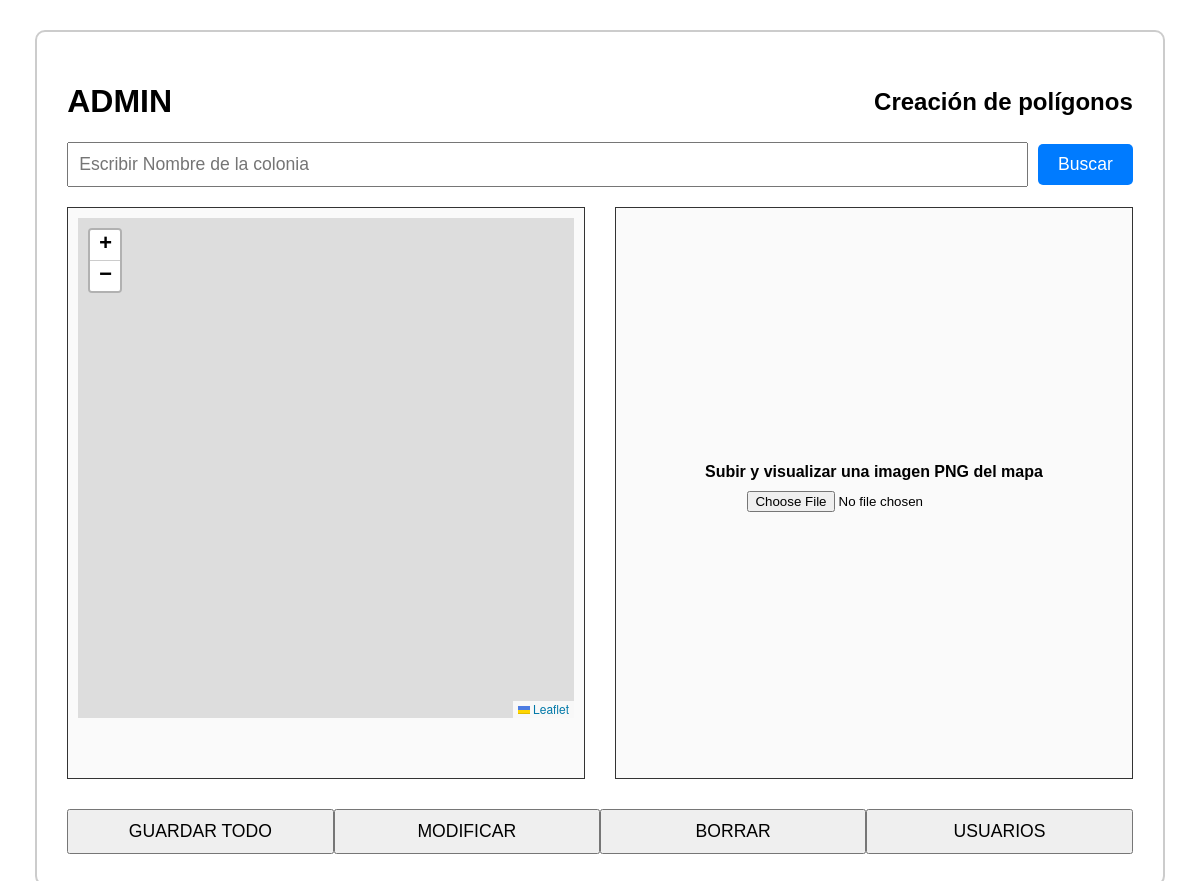
Page /accounts/admin_dashboard/ (signed in) on the earlier database version.
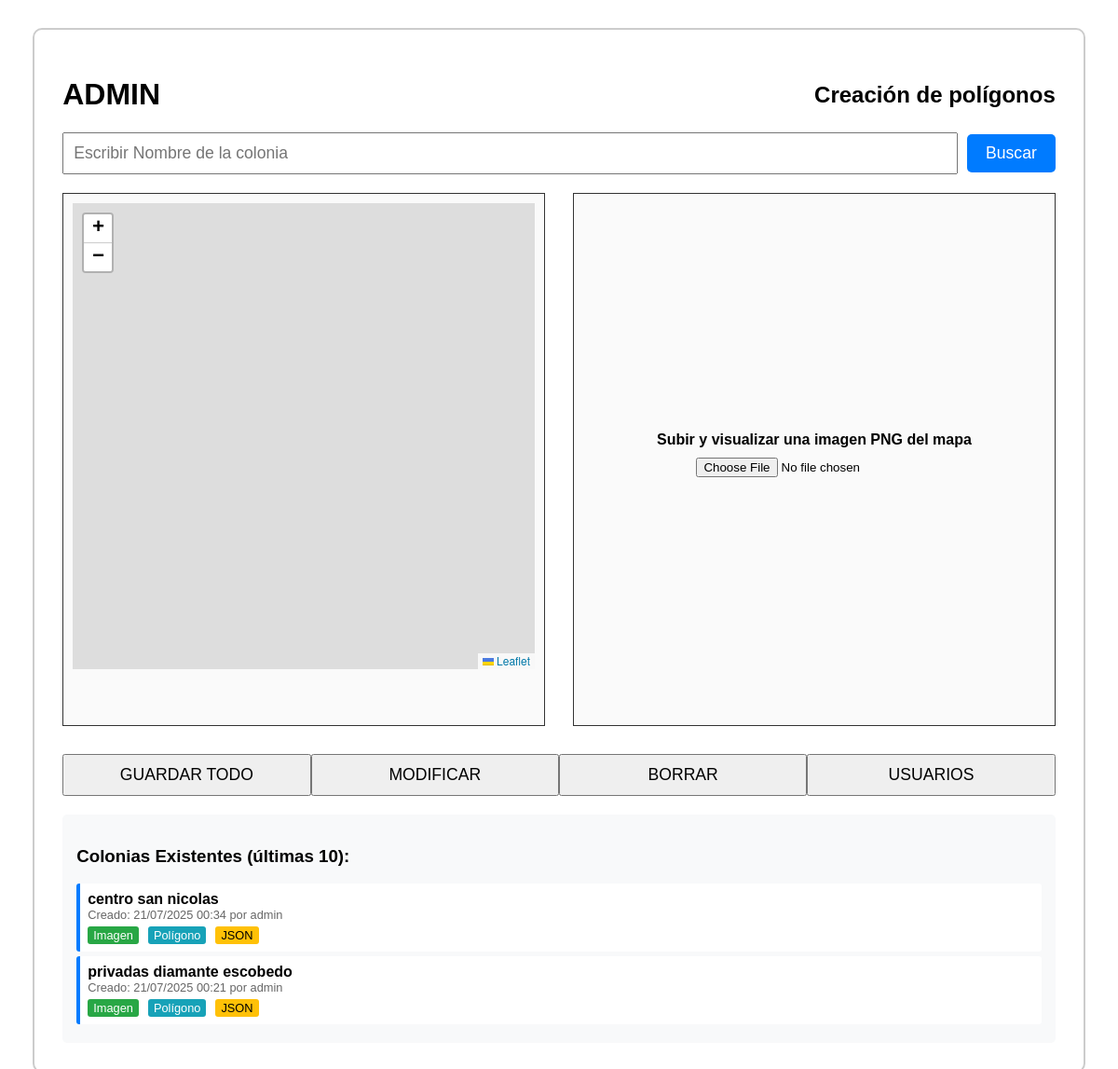
Same page on the later database version.
### core/models.py (models this page shows, shortened)
class ColoniaProcesada(models.Model):
    nombre = models.CharField(max_length=255, unique=True)
    nombre_normalizado = models.CharField(max_length=255, unique=True)
    imagen = models.ImageField(upload_to='colonias/imagenes/', null=True, blank=True)
    poligono_geojson = models.JSONField(null=True, blank=True)
    datos_json = models.JSONField(null=True, blank=True)
    configuracion = models.JSONField(null=True, blank=True)
    fecha_creacion = models.DateTimeField(auto_now_add=True)
    fecha_modificacion = models.DateTimeField(auto_now=True)
    creado_por = models.ForeignKey(settings.AUTH_USER_MODEL, on_delete=models.CASCADE, related_name='colonias_creadas')
    class Meta:
        verbose_name = "Colonia Procesada"
        verbose_name_plural = "Colonias Procesadas"
        ordering = ['-fecha_creacion']

### accounts/models.py (models this page shows, shortened)
class User(AbstractUser):
    ROLE_CHOICES = [
        ('admin', 'Admin'),
        ('staff', 'Staff'),
        ('employee', 'Employee'),
        ('researcher', 'Researcher'),
    ]
    role = models.CharField(max_length=20, choices=ROLE_CHOICES, default='employee')

### accounts/views.py (the view, shortened to what this page needs)
# urls.py: path('admin_dashboard/', admin_dashboard, name='admin_dashboard'),
@login_required
def admin_dashboard(request):
    if request.user.role != 'admin':
        return HttpResponseForbidden('Acceso denegado: No eres admin.')
    context = {}
    context['colonias_existentes'] = ColoniaProcesada.objects.all()[:10]
    return render(request, 'admin_dashboard.html', context)

### accounts/templates/admin_dashboard.html (shortened to what this page needs)
<!DOCTYPE html>
<html lang="es">
<head>
    <link rel="stylesheet" href="https://unpkg.com/leaflet@1.9.3/dist/leaflet.css"/>
    <link rel="stylesheet" href="https://cdn.jsdelivr.net/npm/leaflet-draw@1.0.4/dist/leaflet.draw.css"/>
</head>
<body>
<div class="container">
    <div class="header">
        <h1>ADMIN</h1>
        <h2>Creación de polígonos</h2>
    </div>
    <form method="post" enctype="multipart/form-data" id="main-form">
        <div style="display: flex; gap: 10px; align-items: center;">
            <input type="text" name="colonia" id="colonia" placeholder="Escribir Nombre de la colonia" style="flex: 1; padding:10px; font-size:1.1em;" required value="{{ colonia|default:'' }}">
            <button type="button" id="buscar-btn" style="padding: 10px 20px; font-size: 1.1em; background: #007bff; color: white; border: none; border-radius: 5px; cursor: pointer;">Buscar</button>
        </div>
        <div class="panel-row">
            <div class="panel">
                <div id="map"></div>
            </div>
            <div class="panel" style="display:flex;flex-direction:column;align-items:center;justify-content:center;">
                <label for="png-upload"><b>Subir y visualizar una imagen PNG del mapa</b></label>
                <input type="file" id="png-upload" name="png_file" accept="image/png" style="margin:10px 0;">
            </div>
        </div>
        <div class="actions">
            <button type="submit" name="action" value="guardar" id="guardar-btn">GUARDAR TODO</button>
            <button type="submit" name="action" value="modificar">MODIFICAR</button>
            <button type="submit" name="action" value="borrar">BORRAR</button>
            <button type="submit" name="action" value="usuarios">USUARIOS</button>
        </div>
    </form>
    {% if colonias_existentes %}
    <div class="colonias-existentes">
        <h3>Colonias Existentes (últimas 10):</h3>
        {% for colonia in colonias_existentes %}
        <div class="colonia-item" onclick="cargarColonia('{{ colonia.nombre }}')">
            <strong>{{ colonia.nombre }}</strong>
            <div style="font-size: 0.8em; color: #666;">Creado: {{ colonia.fecha_creacion|date:"d/m/Y H:i" }} por {{ colonia.creado_por.username }}</div>
            <div class="status-indicators">
                {% if colonia.imagen %}
                    <span class="status-indicator status-imagen">Imagen</span>
                {% endif %}
                {% if colonia.poligono_geojson %}
                    <span class="status-indicator status-poligono">Polígono</span>
                {% endif %}
                {% if colonia.datos_json %}
                    <span class="status-indicator status-json">JSON</span>
                {% endif %}
            </div>
        </div>
        {% endfor %}
    </div>
    {% endif %}
</div>
</body>
</html>

Differences in the rows shown:
added ColoniaProcesada: nombre "centro san nicolas", fecha_creacion "21/07/2025 00:34", creado_por.username "admin", shows "Imagen", shows "Polígono", shows "JSON"
added ColoniaProcesada: nombre "privadas diamante escobedo", fecha_creacion "21/07/2025 00:21", creado_por.username "admin", shows "Imagen", shows "Polígono", shows "JSON"
Other differences:
text now shown: "Colonias Existentes (últimas 10):"
